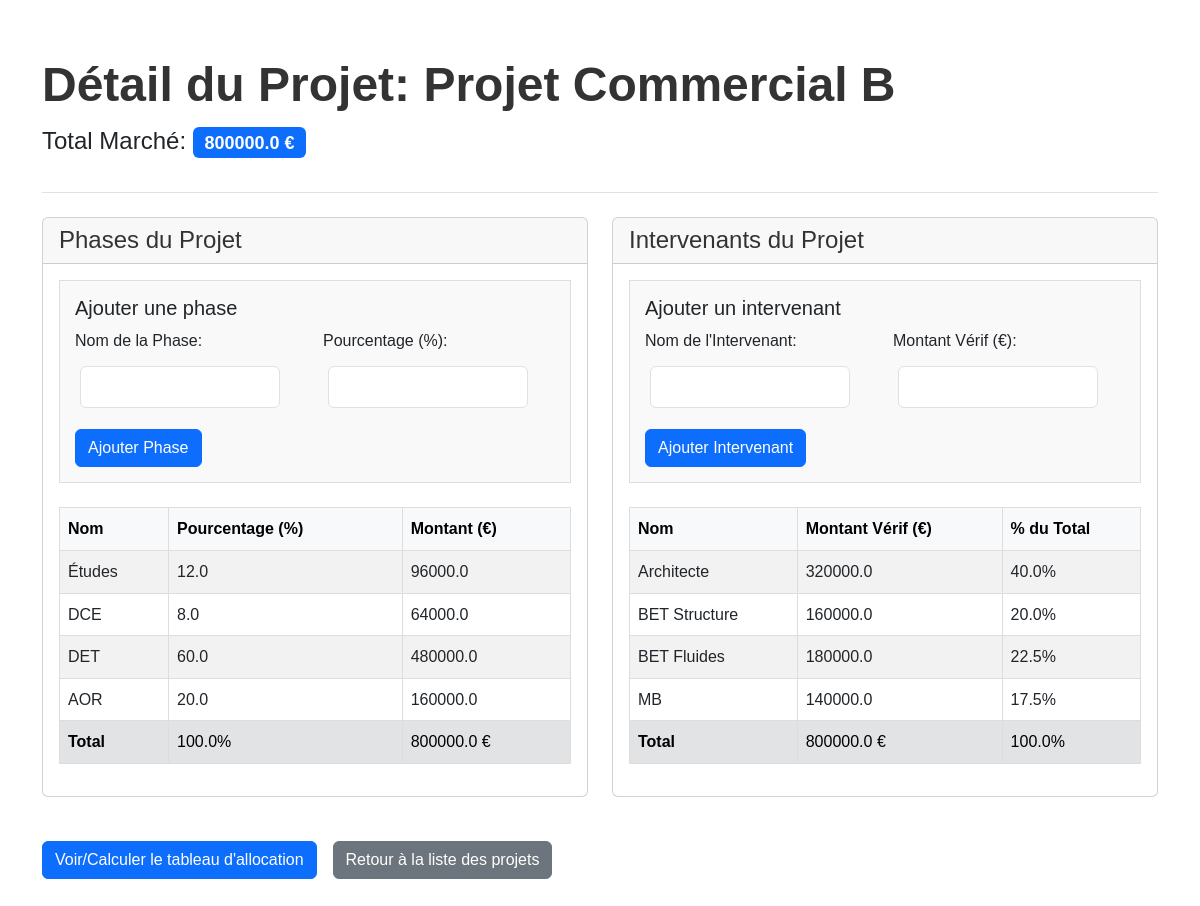
Screenshot of /project/2 with the database file from the repository.
### models.py (models this page shows, shortened)
class Project(db.Model):
    __tablename__ = 'projects'  # Correction ici (double underscore)
    id = db.Column(db.Integer, primary_key=True)
    name = db.Column(db.String(100), nullable=False) # Nom du projet
    total_marche = db.Column(db.Float, nullable=False) # Montant total du marché
    phases = db.relationship('Phase', backref='project', lazy=True)
    intervenants = db.relationship('Intervenant', backref='project', lazy=True)

class Phase(db.Model):
    __tablename__ = 'phases'
    id = db.Column(db.Integer, primary_key=True)
    name = db.Column(db.String(100), nullable=False)  # Nom de la phase (Ex : Études, Travaux, etc.)
    percentage = db.Column(db.Float, nullable=False)  # Pourcentage de la phase par rapport au total du projet
    project_id = db.Column(db.Integer, db.ForeignKey('projects.id'), nullable=False)
    allocations = db.relationship('PhaseIntervenant', backref='phase', lazy=True)

class Intervenant(db.Model):
    __tablename__ = 'intervenants'
    id = db.Column(db.Integer, primary_key=True)
    name = db.Column(db.String(100), nullable=False)  # Nom ou rôle de l'intervenant (ex : Architecte, MB, etc.)
    montant_verif = db.Column(db.Float, nullable=True)  # Montant 'vérif' souhaité sur l'ensemble du projet
    project_id = db.Column(db.Integer, db.ForeignKey('projects.id'), nullable=False)
    allocations = db.relationship('PhaseIntervenant', backref='intervenant', lazy=True)

### app.py (the view)
@app.route('/project/<int:project_id>')
def project_detail(project_id):
    project = Project.query.get_or_404(project_id)
    phases_total_percent = sum(phase.percentage for phase in project.phases)
    phases_total_amount = sum(project.total_marche * phase.percentage / 100 for phase in project.phases)
    intervenants_total_verif = sum(intervenant.montant_verif for intervenant in project.intervenants)
    intervenants_total_percent = (intervenants_total_verif / project.total_marche * 100) if project.total_marche else 0
    return render_template('project_detail.html',
                           project=project,
                           phases_total_percent=phases_total_percent,
                           phases_total_amount=phases_total_amount,
                           intervenants_total_verif=intervenants_total_verif,
                           intervenants_total_percent=intervenants_total_percent)

### templates/project_detail.html (shortened to what this page needs)
<!DOCTYPE html>
<html>
<head>
    <link href="https://cdn.jsdelivr.net/npm/bootstrap@5.3.0-alpha1/dist/css/bootstrap.min.css" rel="stylesheet">
    <link rel="stylesheet" href="{{ url_for('static', filename='css/style.css') }}">
</head>
<body>
    <div class="container">
        <header class="py-3 mb-4 border-bottom">
            <h1 class="display-5 fw-bold">Détail du Projet: {{ project.name }}</h1>
            <p class="fs-4">Total Marché: <span class="badge bg-primary">{{ project.total_marche | round(2) }} €</span></p>
        </header>
        <div class="row mb-4">
            <div class="col-md-6">
                <div class="card">
                    <div class="card-header">
                        <h2 class="fs-4 mb-0">Phases du Projet</h2>
                    </div>
                    <div class="card-body">
                        <form method="POST" action="{{ url_for('add_phase', project_id=project.id) }}" class="mb-4">
                            <h5 class="card-title">Ajouter une phase</h5>
                            <div class="row g-3">
                                <div class="col-md-6">
                                    <label for="phase_name" class="form-label">Nom de la Phase:</label>
                                    <input type="text" class="form-control" name="phase_name" id="phase_name" required>
                                </div>
                                <div class="col-md-6">
                                    <label for="percentage" class="form-label">Pourcentage (%):</label>
                                    <input type="number" step="0.01" class="form-control" name="percentage" id="percentage" required>
                                </div>
                                <div class="col-12">
                                    <button type="submit" class="btn btn-primary">Ajouter Phase</button>
                                </div>
                            </div>
                        </form>
                        <div class="table-responsive">
                            <table class="table table-striped table-hover">
                                <thead class="table-light">
                                    <tr>
                                        <th>Nom</th>
                                        <th>Pourcentage (%)</th>
                                        <th>Montant (€)</th>
                                    </tr>
                                </thead>
                                <tbody>
                                    {% for phase in project.phases %}
                                    <tr>
                                        <td>{{ phase.name }}</td>
                                        <td>{{ phase.percentage | round(2) }}</td>
                                        <td>{{ (project.total_marche * phase.percentage / 100) | round(2) }}</td>
                                    </tr>
                                    {% endfor %}
                                </tbody>
                                <tfoot>
                                    <tr class="table-secondary">
                                        <td><strong>Total</strong></td>
                                        <td>{{ phases_total_percent | round(2) }}%</td>
                                        <td>{{ phases_total_amount | round(2) }} €</td>
                                    </tr>
                                </tfoot>
                            </table>
                        </div>
                    </div>
                </div>
            </div>
            <div class="col-md-6">
                <div class="card">
                    <div class="card-header">
                        <h2 class="fs-4 mb-0">Intervenants du Projet</h2>
                    </div>
                    <div class="card-body">
                        <form method="POST" action="{{ url_for('add_intervenant', project_id=project.id) }}" class="mb-4">
                            <h5 class="card-title">Ajouter un intervenant</h5>
                            <div class="row g-3">
                                <div class="col-md-6">
                                    <label for="intervenant_name" class="form-label">Nom de l'Intervenant:</label>
                                    <input type="text" class="form-control" name="intervenant_name" id="intervenant_name" required>
                                </div>
                                <div class="col-md-6">
                                    <label for="montant_verif" class="form-label">Montant Vérif (€):</label>
                                    <input type="number" step="0.01" class="form-control" name="montant_verif" id="montant_verif" required>
                                </div>
                                <div class="col-12">
                                    <button type="submit" class="btn btn-primary">Ajouter Intervenant</button>
                                </div>
                            </div>
                        </form>
                        <div class="table-responsive">
                            <table class="table table-striped table-hover">
                                <thead class="table-light">
                                    <tr>
                                        <th>Nom</th>
                                        <th>Montant Vérif (€)</th>
                                        <th>% du Total</th>
                                    </tr>
                                </thead>
                                <tbody>
                                    {% for intervenant in project.intervenants %}
                                    <tr>
                                        <td>{{ intervenant.name }}</td>
                                        <td>{{ intervenant.montant_verif | round(2) }}</td>
                                        <td>{{ (intervenant.montant_verif / project.total_marche * 100) | round(2) }}%</td>
                                    </tr>
                                    {% endfor %}
                                </tbody>
                                <tfoot>
                                    <tr class="table-secondary">
                                        <td><strong>Total</strong></td>
                                        <td>{{ intervenants_total_verif | round(2) }} €</td>
                                        <td>{{ intervenants_total_percent | round(2) }}%</td>
                                    </tr>
                                </tfoot>
                            </table>
                        </div>
                    </div>
                </div>
            </div>
        </div>
        <div class="d-grid gap-2 d-md-flex">
            <a href="{{ url_for('project_allocation', project_id=project.id) }}" class="btn btn-primary me-md-2">
                Voir/Calculer le tableau d'allocation
            </a>
            <a href="{{ url_for('index') }}" class="btn btn-secondary">
                Retour à la liste des projets
            </a>
        </div>
    </div>
</body>
</html>

### static/css/style.css (style rules this page uses)
body { font-family: Arial, sans-serif; margin: 20px; line-height: 1.6; }
h1, h2, h3 { color: #333; }
table { border-collapse: collapse; width: 100%; margin-bottom: 20px; }
th, td { padding: 8px; text-align: left; border: 1px solid #ddd; }
th { background-color: #f2f2f2; }
form { margin-bottom: 20px; padding: 15px; border: 1px solid #ddd; background-color: #f9f9f9; }
input[type="text"], input[type="number"] { padding: 8px; margin: 5px; width: 200px; }
a { color: #0066cc; text-decoration: none; }
body { padding-top: 20px; padding-bottom: 40px; }
.table th, .table td { vertical-align: middle; }
.card { margin-bottom: 20px; }

### rows the page displays
Project: name "Projet Commercial B", total_marche "800000.0", (project.total_marche*phase.percentage/100)|round(2) "96000.0", (project.total_marche*phase.percentage/100)|round(2) "64000.0", (project.total_marche*phase.percentage/100)|round(2) "480000.0", (project.total_marche*phase.percentage/100)|round(2) "160000.0"
Phase: name "Études", percentage "12.0"
Phase: name "DCE", percentage "8.0"
Phase: name "DET", percentage "60.0"
Phase: name "AOR", percentage "20.0"
Intervenant: name "Architecte", montant_verif "320000.0", montant_verif.total_marche "40.0"
Intervenant: name "BET Structure", montant_verif "160000.0", montant_verif.total_marche "20.0"
Intervenant: name "BET Fluides", montant_verif "180000.0", montant_verif.total_marche "22.5"
Intervenant: name "MB", montant_verif "140000.0", montant_verif.total_marche "17.5"

### other values shown
{{ phases_total_percent | round(2) }} "100.0"
{{ phases_total_amount | round(2) }} "800000.0"
{{ intervenants_total_verif | round(2) }} "800000.0"
{{ intervenants_total_percent | round(2) }} "100.0"
